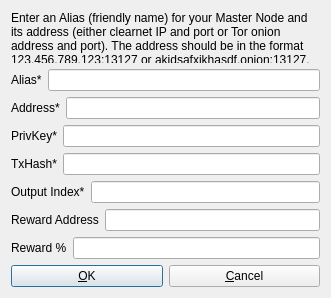
<?xml version="1.0" encoding="UTF-8"?>
<ui version="4.0">
 <class>AddEditAdrenalineNode</class>
 <widget class="QDialog" name="AddEditAdrenalineNode">
  <property name="geometry">
   <rect>
    <x>0</x>
    <y>0</y>
    <width>331</width>
    <height>298</height>
   </rect>
  </property>
  <property name="windowTitle">
   <string>Add/Edit Planetpay Node</string>
  </property>
  <property name="modal">
   <bool>true</bool>
  </property>
  <layout class="QVBoxLayout" name="verticalLayout">
   <item>
    <widget class="QLabel" name="label_9">
     <property name="sizePolicy">
      <sizepolicy hsizetype="Preferred" vsizetype="Expanding">
       <horstretch>0</horstretch>
       <verstretch>0</verstretch>
      </sizepolicy>
     </property>
     <property name="text">
      <string>&lt;html&gt;&lt;head/&gt;&lt;body&gt;&lt;p&gt;Enter an Alias (friendly name) for your Master Node and its address (either clearnet IP and port or Tor onion address and port). The address should be in the format 123.456.789.123:13127 or akjdsafxjkhasdf.onion:13127. You must send exactly 3000 PLT to the collateral address.&lt;/p&gt;&lt;/body&gt;&lt;/html&gt;</string>
     </property>
     <property name="wordWrap">
      <bool>true</bool>
     </property>
    </widget>
   </item>
   <item>
    <layout class="QHBoxLayout" name="horizontalLayout_4">
     <property name="bottomMargin">
      <number>0</number>
     </property>
     <item>
      <widget class="QLabel" name="label_4">
       <property name="text">
        <string>Alias*</string>
       </property>
      </widget>
     </item>
     <item>
      <widget class="QLineEdit" name="aliasLineEdit"/>
     </item>
    </layout>
   </item>
   <item>
    <layout class="QHBoxLayout" name="horizontalLayout_5">
     <property name="bottomMargin">
      <number>0</number>
     </property>
     <item>
      <widget class="QLabel" name="label_6">
       <property name="text">
        <string>Address*</string>
       </property>
      </widget>
     </item>
     <item>
      <widget class="QLineEdit" name="addressLineEdit"/>
     </item>
    </layout>
   </item>
   <item>
    <layout class="QHBoxLayout" name="horizontalLayout_3">
     <property name="bottomMargin">
      <number>0</number>
     </property>
     <item>
      <widget class="QLabel" name="label_5">
       <property name="text">
        <string>PrivKey*</string>
       </property>
      </widget>
     </item>
     <item>
      <widget class="QLineEdit" name="privkeyLineEdit"/>
     </item>
    </layout>
   </item>
   <item>
    <layout class="QHBoxLayout" name="horizontalLayout_2">
     <property name="bottomMargin">
      <number>0</number>
     </property>
     <item>
      <widget class="QLabel" name="label_2">
       <property name="text">
        <string>TxHash*</string>
       </property>
      </widget>
     </item>
     <item>
      <widget class="QLineEdit" name="txhashLineEdit"/>
     </item>
    </layout>
   </item>
   <item>
    <layout class="QHBoxLayout" name="horizontalLayout_8">
     <property name="bottomMargin">
      <number>0</number>
     </property>
     <item>
      <widget class="QLabel" name="label_8">
       <property name="text">
        <string>Output Index*</string>
       </property>
      </widget>
     </item>
     <item>
      <widget class="QLineEdit" name="outputindexLineEdit"/>
     </item>
    </layout>
   </item>
   <item>
    <layout class="QHBoxLayout" name="horizontalLayout_6">
     <property name="bottomMargin">
      <number>0</number>
     </property>
     <item>
      <widget class="QLabel" name="label_3">
       <property name="text">
        <string>Reward Address</string>
       </property>
      </widget>
     </item> 
     <item>
      <widget class="QLineEdit" name="rewardaddressLineEdit"/>
     </item>
    </layout>
   </item>
   <item>
    <layout class="QHBoxLayout" name="horizontalLayout_7">
     <property name="bottomMargin">
      <number>0</number>
     </property>
     <item>
      <widget class="QLabel" name="label_7">
       <property name="text">
        <string>Reward %</string>
       </property>
      </widget>
     </item>
     <item>
      <widget class="QLineEdit" name="rewardpercentageLineEdit"/>
     </item>
    </layout>
   </item>
   <item>
    <layout class="QHBoxLayout" name="horizontalLayout_Buttons">
     <item>
      <widget class="QPushButton" name="okButton">
       <property name="text">
        <string>&amp;OK</string>
       </property>
      </widget>
     </item>
     <item>
      <widget class="QPushButton" name="cancelButton">
       <property name="text">
        <string>&amp;Cancel</string>
       </property>
       <property name="autoDefault">
        <bool>false</bool>
       </property>
      </widget>
     </item>
    </layout>
   </item>
  </layout>
 </widget>
 <resources/>
 <connections/>
</ui>
